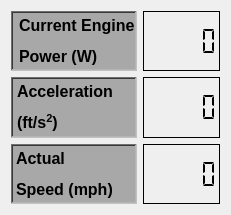
   <widget class="QWidget" name="gridLayoutWidget_2">
    <property name="geometry">
     <rect>
      <x>270</x>
      <y>150</y>
      <width>231</width>
      <height>215</height>
     </rect>
    </property>
    <layout class="QGridLayout" name="TrainControllerDetails">
     <item row="1" column="0">
      <widget class="QLabel" name="Acceleration">
       <property name="font">
        <font>
         <pointsize>12</pointsize>
         <weight>75</weight>
         <bold>true</bold>
        </font>
       </property>
       <property name="styleSheet">
        <string notr="true">background-color: rgb(168, 168, 168);</string>
       </property>
       <property name="frameShape">
        <enum>QFrame::WinPanel</enum>
       </property>
       <property name="frameShadow">
        <enum>QFrame::Sunken</enum>
       </property>
       <property name="text">
        <string>&lt;html&gt;&lt;head/&gt;&lt;body&gt;&lt;p&gt;Acceleration &lt;/p&gt;&lt;p&gt;(ft/s&lt;span style=&quot; vertical-align:super;&quot;&gt;2&lt;/span&gt;)&lt;/p&gt;&lt;/body&gt;&lt;/html&gt;</string>
       </property>
      </widget>
     </item>
     <item row="1" column="1">
      <widget class="QLCDNumber" name="lcdNumber_2">
       <property name="frameShape">
        <enum>QFrame::Panel</enum>
       </property>
       <property name="frameShadow">
        <enum>QFrame::Plain</enum>
       </property>
       <property name="segmentStyle">
        <enum>QLCDNumber::Flat</enum>
       </property>
      </widget>
     </item>
     <item row="2" column="1">
      <widget class="QLCDNumber" name="lcdNumber_3">
       <property name="frameShape">
        <enum>QFrame::Panel</enum>
       </property>
       <property name="frameShadow">
        <enum>QFrame::Plain</enum>
       </property>
       <property name="segmentStyle">
        <enum>QLCDNumber::Flat</enum>
       </property>
      </widget>
     </item>
     <item row="0" column="0">
      <widget class="QLabel" name="Power">
       <property name="font">
        <font>
         <pointsize>12</pointsize>
         <weight>75</weight>
         <bold>true</bold>
        </font>
       </property>
       <property name="styleSheet">
        <string notr="true">background-color: rgb(168, 168, 168);</string>
       </property>
       <property name="frameShape">
        <enum>QFrame::WinPanel</enum>
       </property>
       <property name="frameShadow">
        <enum>QFrame::Sunken</enum>
       </property>
       <property name="text">
        <string>&lt;html&gt;&lt;head/&gt;&lt;body&gt;&lt;p&gt;Current Engine&lt;/p&gt;&lt;p&gt;Power (W)&lt;/p&gt;&lt;/body&gt;&lt;/html&gt;</string>
       </property>
       <property name="indent">
        <number>6</number>
       </property>
      </widget>
     </item>
     <item row="2" column="0">
      <widget class="QLabel" name="ActualSpeed">
       <property name="font">
        <font>
         <pointsize>8</pointsize>
         <weight>75</weight>
         <bold>true</bold>
        </font>
       </property>
       <property name="styleSheet">
        <string notr="true">background-color: rgb(168, 168, 168);</string>
       </property>
       <property name="frameShape">
        <enum>QFrame::WinPanel</enum>
       </property>
       <property name="frameShadow">
        <enum>QFrame::Sunken</enum>
       </property>
       <property name="text">
        <string>&lt;html&gt;&lt;head/&gt;&lt;body&gt;&lt;p&gt;&lt;span style=&quot; font-size:12pt;&quot;&gt;Actual &lt;/span&gt;&lt;/p&gt;&lt;p&gt;&lt;span style=&quot; font-size:12pt;&quot;&gt;Speed (mph)&lt;/span&gt;&lt;/p&gt;&lt;/body&gt;&lt;/html&gt;</string>
       </property>
      </widget>
     </item>
     <item row="0" column="1">
      <widget class="QLCDNumber" name="lcdNumber">
       <property name="layoutDirection">
        <enum>Qt::LeftToRight</enum>
       </property>
       <property name="frameShape">
        <enum>QFrame::Box</enum>
       </property>
       <property name="frameShadow">
        <enum>QFrame::Plain</enum>
       </property>
       <property name="segmentStyle">
        <enum>QLCDNumber::Flat</enum>
       </property>
      </widget>
     </item>
    </layout>
   </widget>
